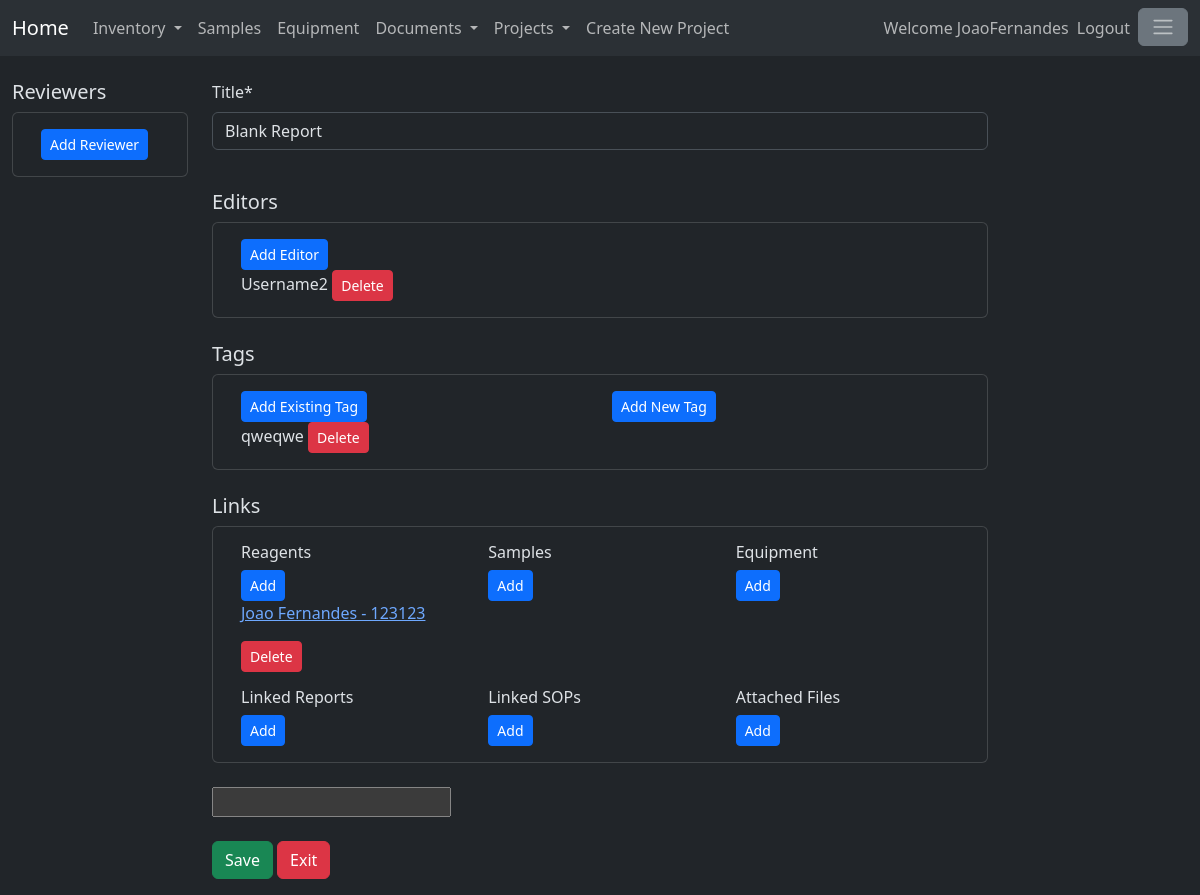
/reports/parent/edit/4 (signed in), run on an earlier commit of the app's database.
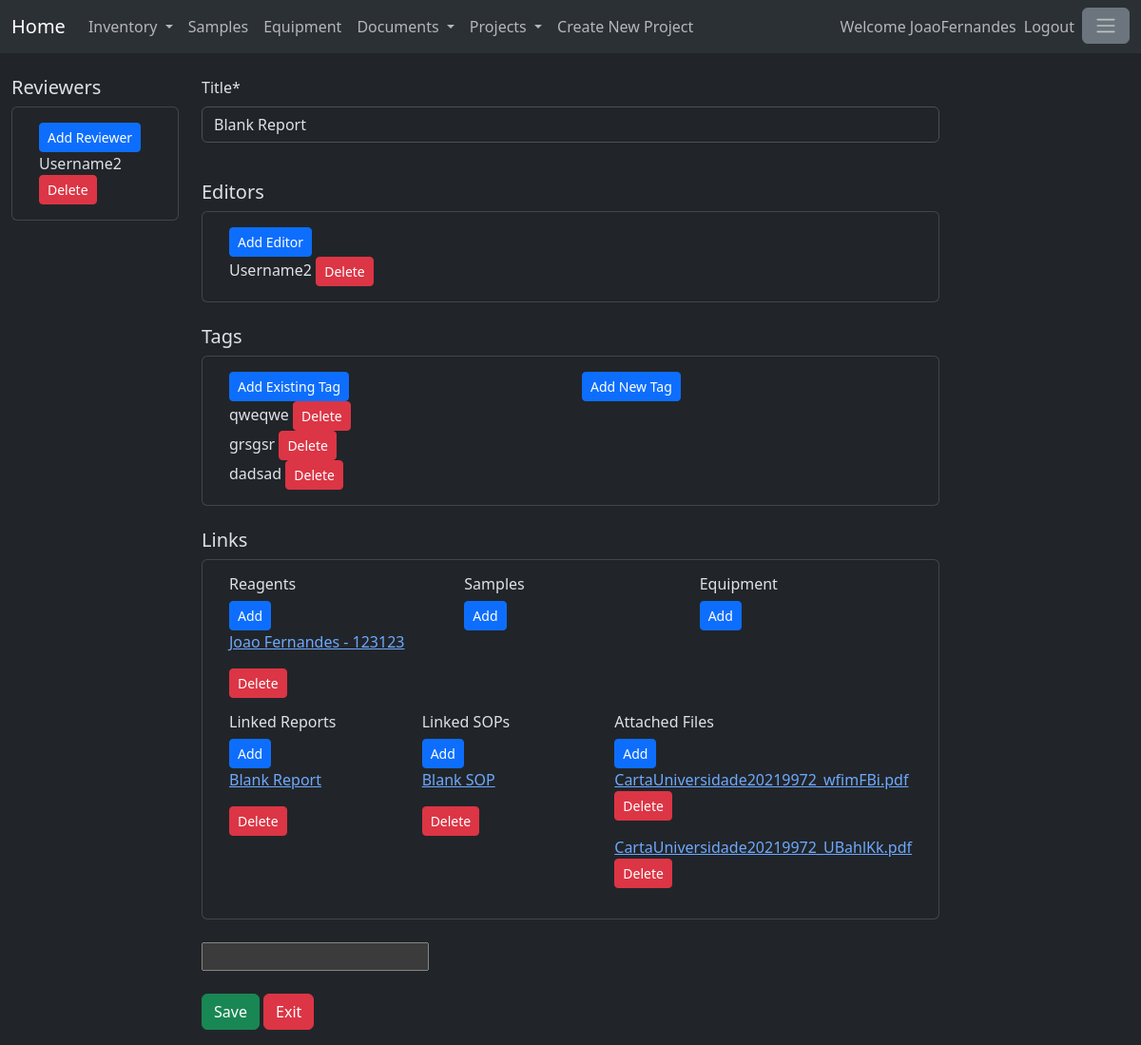
And on a later commit of the database.
### reports/models.py (models this page shows)
class Tags(models.Model):
    name = models.CharField(max_length=200,unique=True)
    def __str__(self) -> str:
        return self.name

class Reports(models.Model):
    title = models.CharField(max_length=200)
    reportBody = RichTextField(blank=True,null=True)
    reportTags = models.ManyToManyField(Tags)
    isEnabled = models.BooleanField()
    owner = models.ForeignKey(User,on_delete=models.SET_NULL, null=True)
    ownerSignature = models.CharField(max_length=200)
    creationDate = models.DateField(auto_now_add=True)
    linkedReports = models.ManyToManyField('self')
    linkedSOPs=models.ManyToManyField(SOP, related_name="linkedSOPs")
    linkedReagents=models.ManyToManyField(Stock, related_name="linkedReagents")
    linkedSamples=models.ManyToManyField(Sample, related_name="linkedSamples")
    linkedEquipments=models.ManyToManyField(Equipment, related_name="linkedEquipments")
    linkedAttachment=models.ManyToManyField(ReportsAttachments, related_name="linkedAttachment")
    reportReviewers = models.ManyToManyField(ReportReviewers, related_name="reviewers")
    reviewed = models.BooleanField(default=False)
    project = models.ForeignKey(Projects, on_delete=models.SET_NULL, null=True)
    canEditUsers = models.ManyToManyField(User, related_name="canEditUsers")
    def __str__(self) -> str:
        return self.title

class ReportReviewers(models.Model):
    reviewer = models.ForeignKey(User,on_delete=models.SET_NULL, null=True)
    reviewDecision = models.CharField(max_length=10, default="")
    reviewed = models.BooleanField(default=False)
    reviewerSignature = models.CharField(max_length=200, null=True, blank=True, default="")
    def __str__(self) -> str:
        return self.reviewer.username

class ReportsAttachments(models.Model):
    file=models.FileField(upload_to='documents/%Y/%m/%d',blank=True,null=True)
    def __str__(self) -> str:
        return self.file.name.split("/")[-1]

### stock/models.py (models this page shows)
class Stock(models.Model):
    batchCode = models.CharField(max_length=200, blank=True, null=True)
    quantity = models.IntegerField()
    hasBatchCode = models.BooleanField()
    locationId = models.ForeignKey(Locations, on_delete=models.SET_NULL, null=True)
    itemId = models.ForeignKey(SuppliersItems, on_delete=models.CASCADE, null=True)
    price = models.DecimalField(max_digits=10, decimal_places=2, null=True, blank=True)
    isEnabled=models.BooleanField(default=True)
    def __str__(self) -> str:
        return self.itemId.itemId.name + " - " + self.batchCode

### supplier/models.py (models this page shows, shortened)
class SuppliersItems(models.Model):
    website = models.URLField()
    supplierProductCode = models.CharField(max_length=200)
    supplierId = models.ForeignKey(Suppliers, on_delete=models.SET_NULL, null=True)
    itemId = models.ForeignKey(Items, on_delete=models.SET_NULL, null=True)
    price = models.DecimalField(max_digits=10, decimal_places=2, null=True, blank=True)
    isEnabled = models.BooleanField(default=True)

### item/models.py (models this page shows, shortened)
class Items(models.Model):
    name = models.CharField(max_length=200)
    description = models.TextField()
    minimumStock = models.IntegerField()
    isEnabled = models.BooleanField(default=True)
    itemCategoryId = models.ForeignKey(ItemCategory, on_delete=models.SET_NULL, null=True)

### standardoperatingprotocols/models.py (models this page shows)
class SOP(models.Model):
    title = models.CharField(max_length=200)
    documentBody = RichTextField(blank=True,null=True)
    isEnabled = models.BooleanField(default=True)
    owner = models.ForeignKey(User,on_delete=models.SET_NULL, null=True)
    ownerSignature = models.CharField(max_length=200,default="")
    creationDate = models.DateField(auto_now_add=True)
    linkedAttachment=models.ManyToManyField(SOPAttachments, related_name="linkedAttachment")
    trainer = models.ManyToManyField(User, related_name="trainer")
    trainee = models.ManyToManyField(User, related_name="trainee")
    def __str__(self) -> str:
        return self.title

### reports/views.py (the view, shortened to what this page needs)
# urls.py: path('<str:projectname>/edit/<int:id>', views.EditReport.as_view(), name = 'editReport'),
@method_decorator(login_required, name='dispatch')
class EditReport(TemplateView):
    template_name='editReport.html'
    def get_context_data(self, **kwargs):
        context= super().get_context_data(**kwargs)
        reportInfo = Reports.objects.get(id=context['id'])
        if  not reportInfo.isEnabled or not reportInfo.canEditUsers.filter(id=self.request.user.id).exists():
            return redirect('reportList', projectname=context['projectname'])
        elif reportInfo.project != Projects.objects.get(name=context['projectname']):
            return redirect('reportList', projectname=context['projectname'])
        reportReagents = reportInfo.linkedReagents.all()
        reportReports = reportInfo.linkedReports.all()
        reportSOPs = reportInfo.linkedSOPs.all()
        reportLinkedSamples = reportInfo.linkedSamples.all()
        reportEquipment = reportInfo.linkedEquipments.all()
        reportAttachments = reportInfo.linkedAttachment.all()
        tagsInReport = reportInfo.reportTags.all()
        editors = reportInfo.canEditUsers.exclude(id=reportInfo.owner.id)
        reviewers = reportInfo.reportReviewers.all()
        form = CreateNewReport(initial={'title':reportInfo.title,
                                        'reportBody':reportInfo.reportBody})
        projects=Projects.objects.filter(isEnabled=True)
        projectform = CreateNewProject()
        context = {
            'form':form,
            'reportInfo': reportInfo,
            'reportReagents': reportReagents,
            'reportReports':reportReports,
            'reportSOPs' : reportSOPs,
            'reportAttachments': reportAttachments,
            'reportLinkedSamples':reportLinkedSamples,
            'reportEquipment' : reportEquipment,
            'tagList':tagsInReport,
            'editorList' : editors,
            'reviewerList':reviewers,
            'id':context['id'],
            'projects' : projects,
            'selectedProject': context['projectname'],
            'projectform' : projectform
            }
        return context

### reports/forms.py
class CreateNewReport(forms.Form):
    title = forms.CharField(label = 'Title', max_length=200, required=True)
    reportBody= forms.CharField(label = '',widget=CKEditorWidget(),required=False)

### projects/forms.py
class CreateNewProject(forms.Form):
    name = forms.CharField(label = 'Name', max_length=200, required=True)

### reports/templates/editReport.html (shortened to what the changed rows need)
{% extends 'baseReport.html' %}
{% load crispy_forms_tags %}
{% block leftSide %}
<div class="card">
    <div class="card-body">
        <div class="container">
            <div class="row align-items-start">
                <div class="col">
                    <button type="button" hx-get="{% url 'create-reportreviewer-form' reportInfo.id %}"
                    hx-target="#reviewerforms" hx-swap="beforeend" class="btn btn-primary btn-sm">
                        Add Reviewer
                    </button>
                    <br>
                    {% for reviewer in reviewerList %}
                        {% include 'reportreviewer_detail.html'%}
                    {% endfor %}
                </div>
            </div>
        </div>
    </div>
</div>
{% endblock %}
{% block content %}
<form method="post">
    <div class="fieldWrapper">
        {{ form.title |as_crispy_field}}
    </div>
    <br>
    <div class="card">
        <div class="card-body">
            <div class="container">
                <div class="row align-items-start">
                    <div class="col">
                        <button type="button" hx-get="{% url 'create-reporteditor-form' reportInfo.id %}"
                        hx-target="#editorforms" hx-swap="beforeend" class="btn btn-primary btn-sm">
                            Add Editor
                        </button>
                        <br>
                        {% for editor in editorList %}
                            {% include 'reporteditor_detail.html'%}
                        {% endfor %}
                    </div>
                </div>
            </div>
        </div>
    </div>
    <br>
    <div class="card">
        <div class="card-body">
            <div class="container">
                <div class="row align-items-start">
                    <div class="col">
                        <br>
                        {% for tag in tagList %}
                            <div class="row align-items-start">
                                <div class="col">
                                    {% include 'tag_detail.html'  %}
                                </div>
                            </div>
                        {% endfor %}
                    </div>
                </div>
            </div>
        </div>
    </div>
    <br>
    <div class="card">
        <div class="card-body">
            <div class="container">
                <div class="row align-items-start">
                    <div class="col">
                        {% for reagent in reportReagents %}
                            <div class="row align-items-start">
                                <div class="col">
                                    {% include 'reagents_detail.html'  %}
                                </div>
                            </div>
                        {% endfor %}
                    </div>
                </div>
                <div class="row align-items-start">
                    <div class="col">
                        {% for linkedReport in reportReports %}
                            <div class="row align-items-start">
                                <div class="col">
                                    {% include 'linkedreport_detail.html'  %}
                                </div>
                            </div>
                        {% endfor %}
                    </div>
                    <div class="col">
                        {% for linkedSOP in reportSOPs %}
                            <div class="row align-items-start">
                                <div class="col">
                                    {% include 'linkedsop_detail.html'  %}
                                </div>
                            </div>
                        {% endfor %}
                    </div>
                    <div class="col">
                            {% for linkedAttachment in reportAttachments %}
                                <div class="row align-items-start">
                                    <div class="col">
                                        {% include 'attachedFiles_detail.html'  %}
                                    </div>
                                </div>
                            {% endfor %}
                    </div>
                </div>
            </div>
        </div>
    </div>
    <br>
    <div class="fieldWrapper">
        {{ form.reportBody}}
    </div>
    <br>
</form>
{% endblock %}

### reports/templates/reportreviewer_detail.html
<div hx-target="this" hx-swap="outerHTML">
    {{ reviewer }}
    <button type="button" class="btn btn-danger btn-sm" hx-post="{% url 'deleteReportReviewer' reportInfo.id reviewer.id %}">Delete</button>
</div>

### reports/templates/reporteditor_detail.html
<div hx-target="this" hx-swap="outerHTML">
    {{ editor }}
    <button type="button" class="btn btn-danger btn-sm" hx-post="{% url 'deleteReportEditor' reportInfo.id editor.id %}">Delete</button>
</div>

### reports/templates/tag_detail.html
<div hx-target="this" hx-swap="outerHTML">
    {{ tag }}
    <button type="button" class="btn btn-danger btn-sm" hx-post="{% url 'deleteTag' reportInfo.id tag.id %}">Delete</button>
</div>

### reports/templates/reagents_detail.html
<div hx-target="this" hx-swap="outerHTML">
    <a href="{% url 'specificStock' reagent.id %}">
    <p>{{reagent}}</p></a>
    <p><button type="button" class="btn btn-danger btn-sm"
    hx-post="{% url 'deleteReagent' reportInfo.id reagent.id %}">Delete</button> </p>
</div>

### reports/templates/linkedreport_detail.html
<div hx-target="this" hx-swap="outerHTML">
    <a href="{% url 'specificReport' linkedReport.project.name linkedReport.id %}">
    <p>{{linkedReport}}</p></a>
    <button type="button" class="btn btn-danger btn-sm"
    hx-post="{% url 'deleteLinkedReport' reportInfo.id linkedReport.id %}">Delete</button> </p>
</div>

### reports/templates/linkedsop_detail.html
<div hx-target="this" hx-swap="outerHTML">
    <a href="{% url 'specificSOP' linkedSOP.id %}">
    <p>{{linkedSOP}}</p></a>
    <button type="button" class="btn btn-danger btn-sm"
    hx-post="{% url 'deleteLinkedSOP' reportInfo.id linkedSOP.id %}">Delete</button> </p>
</div>

### reports/templates/attachedFiles_detail.html
<div hx-target="this" hx-swap="outerHTML">
    <a href="{{ linkedAttachment.file.url }}">{{ linkedAttachment }}</a>
    <button type="button" class="btn btn-danger btn-sm"
    hx-post="{% url 'deleteAttachment' reportInfo.id linkedAttachment.id %}">Delete</button> </p>
</div>

What changed in the data, as far as the page shows it:
added ReportReviewers: reviewer.username "Username2"
now on one of the page's lists (row unchanged): Reports: title "Blank Report"
added Tags: name "grsgsr"
added Tags: name "dadsad"
now on this page (row unchanged): SOP: title "Blank SOP"
added ReportsAttachments: file "CartaUniversidade20219972_wfimFBi.pdf"
added ReportsAttachments: file "CartaUniversidade20219972_UBahlKk.pdf"
